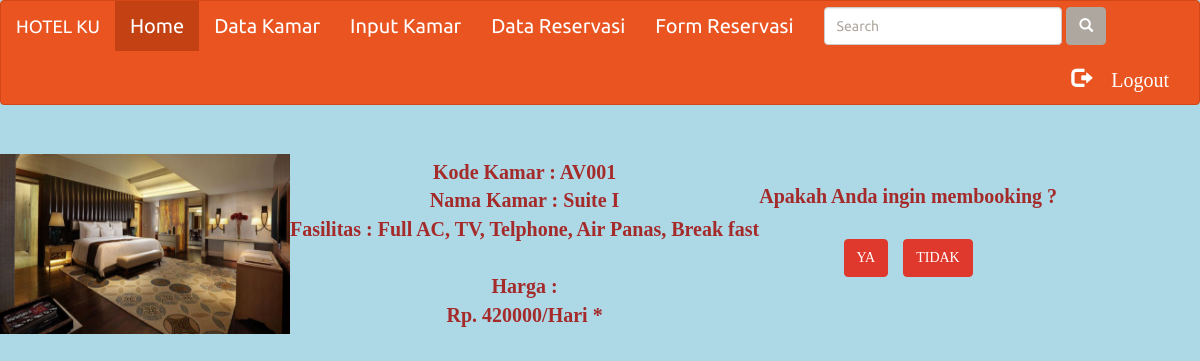
Page /admin/detail.php?kode_kmr=AV001 on the committed database.
### tables this page shows
CREATE TABLE IF NOT EXISTS `kamar` (
  `kode_kmr` varchar(10) NOT NULL,
  `jenis_kmr` varchar(20) NOT NULL,
  `spek` varchar(50) NOT NULL,
  `harga` int(20) NOT NULL,
  `file` varchar(30) NOT NULL,
  `baris` int(3) NOT NULL,
  `status` int(3) NOT NULL,
  `tgl_tersedia` varchar(50) NOT NULL
);

### admin/detail.php (the view, shortened to what this page needs)
<!DOCTYPE html>
<html>
<head>
    <link href="css/bootstrap.css" rel="stylesheet">
      <link rel="stylesheet/less" type="text/css" href="js/bootswatch.less" />
        <link rel="stylesheet/less" type="text/css" href="js/variables.less" />
</head>
<body>
<?php
include 'header.php';
$kode_kmr=$_GET['kode_kmr'];
        $query1=mysql_query("SELECT * FROM `kamar` where kode_kmr='$kode_kmr'");
        while ($data = mysql_fetch_array($query1)) {
            $jenis_kmr=$data['jenis_kmr'];
            $spek=$data['spek'];
            $harga=$data['harga'];
            $file=$data['file'];
        }
?>
<table><br>
<tr>
  <td>
    <td><img alt="gambar1" src="<?php echo $file;?>" height="180" width="290" title="Suite "/></td>
    <td class="border"><b><div style="text-align:top"><font face="Century Gothic" color="#A52A2A">
    Kode Kamar : <?php echo $kode_kmr;?></br>
Nama Kamar : <?php echo $jenis_kmr;?></br>
Fasilitas : <?php echo $spek;?></br><br>
<center>Harga :</center>
Rp. <?php echo $harga;?>/Hari *</i></br>
</font></div></b>
</td>
<td class="transaksi"><b><div style="text-align:top"><font face="Century Gothic" color="#A52A2A">
    Apakah Anda ingin membooking ?</br><br>
    <a href="formboking.php?><?php echo $kode_kmr;?>"><button type="button" class="btn btn-danger">YA</button></a>
    <a href="tampil_kmr.php"><button type="button" class="btn btn-danger" style="margin-left:10px;">TIDAK</button></a></font></div></b>
 </td>
</tr>
</table><br>
</body>
</html>

### admin/detail.php (style rules this page uses)
body { background-color: lightblue; text-align: center; font-size: 20px; }

### rows in the picture
kamar: file (picture), jenis_kmr "Suite I", spek "Full AC, TV, Telphone, Air Panas, Break fast", harga "420000"

### other values in the picture
$kode_kmr "AV001"
